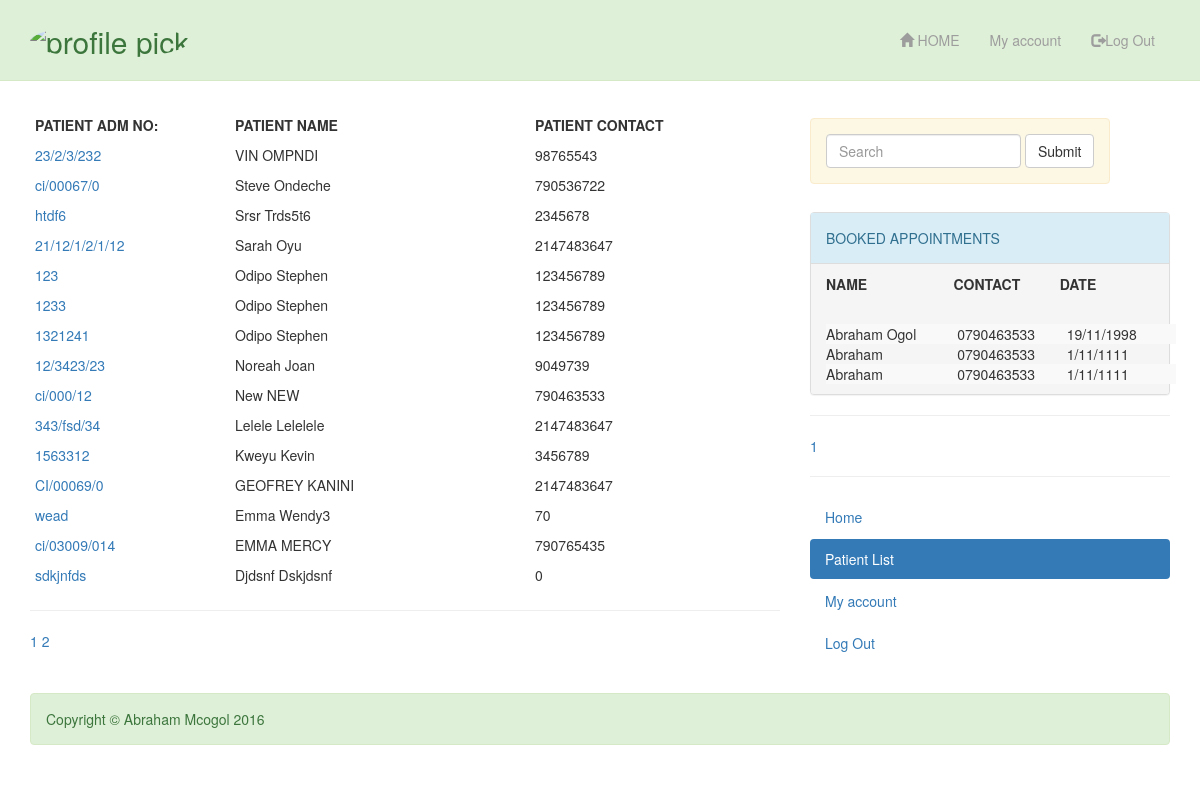
The app's page /patient_list.php with its own data.
### tables this page shows
CREATE TABLE IF NOT EXISTS `receptiomadd` (
  `Sname` varchar(15) NOT NULL,
  `othername` varchar(20) NOT NULL,
  `ID` varchar(15) NOT NULL,
  `image` text,
  `email` varchar(11) DEFAULT NULL,
  `contact` int(14) NOT NULL,
  `sex` text NOT NULL,
  `address` varchar(11) DEFAULT NULL,
  `fuculty` varchar(12) DEFAULT NULL,
  `course` varchar(12) DEFAULT NULL,
  `dob` varchar(12) DEFAULT NULL,
  `health_info` varchar(200) DEFAULT NULL,
  `timein` timestamp NOT NULL DEFAULT CURRENT_TIMESTAMP ON UPDATE CURRENT_TIMESTAMP,
  PRIMARY KEY (`ID`),
  UNIQUE KEY `ID` (`ID`),
  UNIQUE KEY `ID_2` (`ID`)
);

CREATE TABLE IF NOT EXISTS `bookappointment` (
  `name` varchar(30) NOT NULL,
  `tell` varchar(10) DEFAULT NULL,
  `email` varchar(20) DEFAULT NULL,
  `address` varchar(15) DEFAULT NULL,
  `date` varchar(10) DEFAULT NULL,
  `sex` varchar(6) DEFAULT NULL,
  `status` varchar(10) DEFAULT NULL,
  `time` varchar(10) DEFAULT NULL,
  `problemcat` varchar(20) DEFAULT NULL,
  `age` int(12) DEFAULT NULL,
  `problemdsc` varchar(150) DEFAULT NULL,
  `timestamp` timestamp NOT NULL DEFAULT CURRENT_TIMESTAMP ON UPDATE CURRENT_TIMESTAMP
);

### includes/functions.php (called while the page is built, shortened)
<?php
	include_once('Connections/database_connection.php');
	function find_patients($limit=0, $page=0){
		$offset = (int) $page * 15;
		global $connection;
		$query = "SELECT * FROM receptiomadd ORDER BY sname DESC ";
		if($limit>0){
			$query.= "LIMIT 15 OFFSET {$offset}";
		}
		$patient_set = mysqli_query($connection, $query);
		return $patient_set;
	}
	function find_books($page=0, $limit=0){
			global $connection;
			$query = "SELECT * FROM bookappointment ORDER BY date DESC";
			$app_set = mysqli_query($connection, $query);
		return $app_set;
	}

### patient_list.php (the view, shortened to what this page needs)
<?php
 require_once('Connections/database_connection.php');
 include_once('includes/functions.php');
?>
<?php
  if(isset($_GET['page'])){
    $current_page = $_GET['page'] - 1;
  }else{
    $current_page = 0;
  }
?>
<!DOCTYPE html>
<html lang="en">
<head>
    <link href="css/bootstrap.min.css" rel="stylesheet">
    <link href="css/small-business.css" rel="stylesheet">
</head>
<body>
    <nav class="navbar navbar-inverse navbar-fixed-top .alert alert-success" style="position:absolute" role="navigation">
        <div class="container">
            <div class="navbar-header">
               <h2>
                <?php
                 if ($_SESSION['image'] == ! null){
                      echo '<img  src="images/staff_profile/'.$_SESSION['image'].'" class="img-circle" alt="profile pick" width="60px" height="60px" >';
                    }else{
                      echo '<img  src="images/staff_profile/404.jpg" class="img-circle" alt="profile pick" width="60px" height="60px" >';
                    }
                ?>
               </h2>
            </div>
            <div style="float:right" class="collapse navbar-collapse" id="bs-example-navbar-collapse-1">
                <ul class="nav navbar-nav">
                    <li><a href="doctor.php"> <span class="glyphicon glyphicon-home"></span> HOME</a></li>
                    <li><a href="account.php">My account</a></li>
              <li><a href="logout.php"><span class="glyphicon glyphicon-log-out"></span>Log Out </a></li>
                </ul>
            </div>
        </div>
    </nav>
    <div class="container">
        <div class="row">
          <div class="col-md-8">
      <table width="700" border="0" class="table-condensed">
        <tr>
          <th width="200" scope="col">PATIENT ADM NO:</th>
          <th width="300" scope="col">PATIENT NAME</th>
          <th width="200" scope="col">PATIENT CONTACT</th>
          </tr>
              <?php
                    $patient_set = find_patients(1, $current_page);
                    while ($patient = mysqli_fetch_assoc($patient_set)){
                  ?>
                      <tr>
                        <td><a  href="visitadd.php?patient_id=<?php echo $patient['ID']; ?>"> <?php echo ($patient['ID']); ?><a/></td>
                        <td><?php echo ucwords ($patient['Sname']. " ". $patient['othername']); ?></td>
                        <td><?php echo ($patient['contact']); ?></td>
                      </tr>
                      <?php
                    }
                  ?>
        </table>
        <hr>
    <?php
      $pages = ceil(mysqli_num_rows(find_patients(0, $current_page)) / 15);
      for($page=1;$page<=$pages;$page++){
    ?>
      <a href="patient_list.php?page=<?php echo $page?>"><?php echo $page; ?></a>
    <?php
      }
    ?>
          </div>
                <form class="navbar-form navbar-left" method="POST" action="patient_list.php" role="search">
                  <div class="alert alert-warning">
                          <div class="form-group">
                            <input type="text" name="search" class="form-control" placeholder="Search">
                          </div>
                          <button type="submit" class="btn btn-default">Submit</button>
                </div>
                </form>
            <div class="col-md-4">
                          <div class="panel panel-default">
                              <div class="panel-body .alert alert-info">BOOKED APPOINTMENTS</div>
                              <div class="panel-footer">
                                <table width="340" border="0">
                              <tr>
                                <th width="120">NAME</th>
                                <th width="100">CONTACT</th>
                                <th width="100">DATE</th>
                              </tr>
                            </table>
                            <p>&nbsp;</p>
                            <table width="350" border="0" class="table-striped" align="centre">
                                   <?php
                                      $visit_set = find_books(1, $current_page);
                                      while($visit = mysqli_fetch_assoc($visit_set)){
                                    ?>
                                      <tr>
                                        <td width="120"><?php echo ($visit['name']); ?> </td>
                                        <td width="100"><?php echo ($visit['tell']); ?></td>
                                        <td width="100"> <?php echo $visit['date']; ?></td>
                                      </tr>
                                    <?php
                                      }
                                    ?>
                            </table></div>
                            </div>
        <hr>
    <?php
      $pages = ceil(mysqli_num_rows(find_books(0, $current_page)) / 20);
      for($page=1;$page<=$pages;$page++){
    ?>
      <a href="reception.php?page=<?php echo $page?>"><?php echo $page; ?></a>
    <?php
      }
    ?>
        <hr>
        <ul class="nav nav-pills nav-stacked">
                      <li><a href="reception.php">Home</a></li>
                      <li class="active"><a href="patient_list.php">Patient List</a></li>
                      <li><a href="account.php">My account</a></li>
                      <li><a href="logout.php">Log Out</a></li>
        </ul>
            </div>
        </div>
        <footer>
            <div class="row">
                <div class="col-lg-12">
                    <p class="alert alert-success">Copyright &copy; Abraham Mcogol 2016</p>
                </div>
            </div>
        </footer>
    </div>
</body>
</html>

### css/small-business.css (style rules this page uses)
body { padding-top: 70px; }
.navbar-fixed-top .nav { padding: 15px 0; }
footer { padding: 30px 0; }
@media (min-width:768px) { body { padding-top: 100px; } }

### records on screen
receptiomadd: ID "23/2/3/232", Sname+othername "VIN OMPNDI", contact "98765543"
receptiomadd: ID "ci/00067/0", Sname+othername "Steve Ondeche", contact "790536722"
receptiomadd: ID "htdf6", Sname+othername "Srsr Trds5t6", contact "2345678"
receptiomadd: ID "21/12/1/2/1/12", Sname+othername "Sarah Oyu", contact "2147483647"
receptiomadd: ID "123", Sname+othername "Odipo Stephen", contact "123456789"
receptiomadd: ID "1233", Sname+othername "Odipo Stephen", contact "123456789"
receptiomadd: ID "1321241", Sname+othername "Odipo Stephen", contact "123456789"
receptiomadd: ID "12/3423/23", Sname+othername "Noreah Joan", contact "9049739"
receptiomadd: ID "ci/000/12", Sname+othername "New NEW", contact "790463533"
receptiomadd: ID "343/fsd/34", Sname+othername "Lelele Lelelele", contact "2147483647"
receptiomadd: ID "1563312", Sname+othername "Kweyu Kevin", contact "3456789"
receptiomadd: ID "CI/00069/0", Sname+othername "GEOFREY KANINI", contact "2147483647"
receptiomadd: ID "wead", Sname+othername "Emma Wendy3", contact "70"
receptiomadd: ID "ci/03009/014", Sname+othername "EMMA MERCY", contact "790765435"
receptiomadd: ID "sdkjnfds", Sname+othername "Djdsnf Dskjdsnf", contact "0"
bookappointment: name "Abraham Ogol", tell "0790463533", date "19/11/1998"
bookappointment: name "Abraham", tell "0790463533", date "1/11/1111"
bookappointment: name "Abraham", tell "0790463533", date "1/11/1111"
